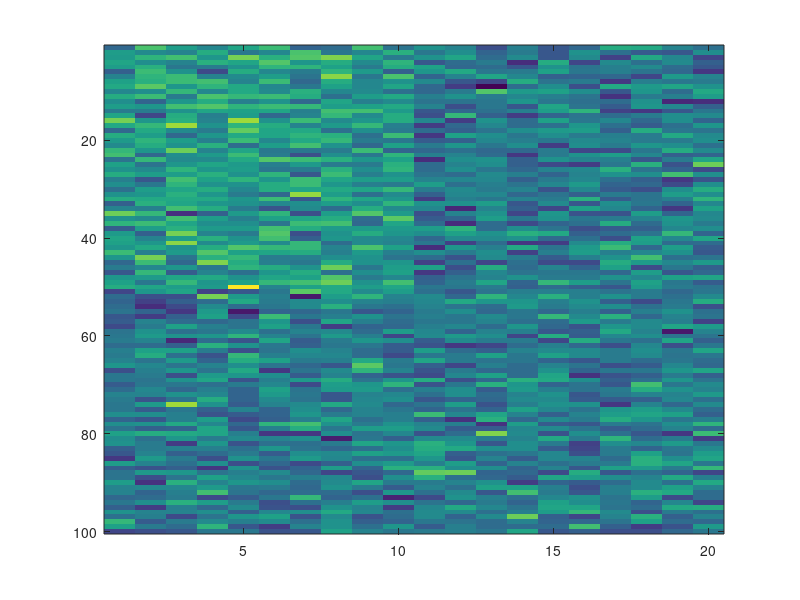
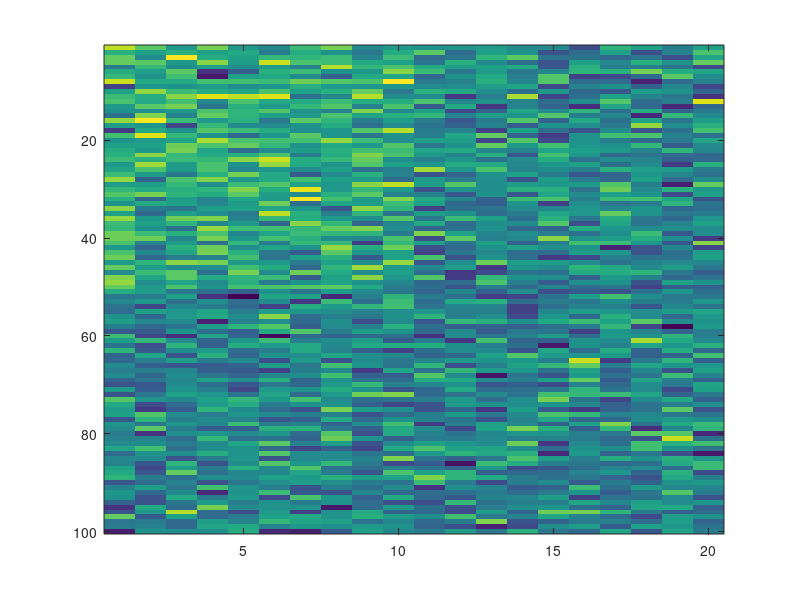

Recreate these plots in MATLAB, in order.
%% Project Setup Demo
% The trickiest part of using this toolbox, as with most projects, is the
% organization and set up. Here, we'll start from scratch and set things up
% for a fake analysis. After we do, we'll be able to run Lasso,
% Searchlight, and SOS Lasso without doing much work at all.

%% The data
% The fMRI data should be formatted so that each row is a training
% _example_, and the columns are the _features_ that express each example.
% An _example_ might correspond to the activation over voxels at a
% particular point in time, the beta values or t-values resulting from an
% initial univariate model of a design matrix convolved with an HRF, or
% anything else you like. Each feature, for our purposes, is a voxel. 
%
% * This matrix can be named whatever you like.
% * It must be saved in a .mat file, either on it's own or along with other
%   variables.
% * The .mat file itself can be named whatever you like, with the one
%   constraint that *WholeBrain_MVPA* will expect a subject number to be
%   present somewhere in the filename.
% * Numbers can be zero padded.
%
% In this demo, we'll call the matrix |X|, which will be the only variable we save to the .mat file.
%
% Imagine a study with 100 unique items, sampled equally from two
% categories or belonging to two experimental conditions. Further, imagine that
% there are 1,000 voxels in the cortex of this subject.
%
% Let |y| represent the category or condition labels of the items. This is
% the target structure that we will be modelling based on the data in |X|.
% Since all methods in this package are binary classifiers, |y| should be
% binary. We'll make |y| dependent on independent contributions from 10
% voxels.

nitems = 100;
nvoxels = 1000;
y = (1:100 <= 50)';

%% Targets metadata.targets
% Information about targets (i.e., possible y vectors) should be stored in a
% structure with 5 required fields:
% 
% # |label|
% # |type|
% # |targets|
% # |sim_source|
% # |sim_metric|
%
% Only the first three are relevant for classification analyses, but all
% must be present.

TARGETS(1) = struct(...
  'label','faces',...
  'type','category',...
  'target',y, ...
  'sim_source',[],'sim_metric',[]);
TARGETS(2) = struct(...
  'label','places',...
  'type','category',...
  'target',~y, ...
  'sim_source',[],'sim_metric',[]);

%% Cross-validation
% Next, we'll define indexes for cross validation. A single
% cross-validation _scheme_ is a vector, containing the whole-numbers |1:k|,
% where |k| is the number of cross validation folds. 
% 
% The Matlab function |cvpartition|, which belongs to the Statistics Toolbox,
% is very helpful for generating cross-validation schemes. One of the major
% advantages of using |cvpartition| is that, if you give it a categorical
% target structure as its first argument, it will pick |k| holdout sets
% where each set has a balanced sample of each category.
%
% For example, try:
%
%   y = repmat((1:3)', 20, 1);
%   c = cvpartition(y, 'kfold', 10);
%   disp(c);
%   for i = 1:10
%       z = test(c, i);
%       disp('Holdout index:');
%       disp(find(z)');
%       tabulate(y(z));
%       fprintf('\n\n');
%   end
%
% You can pre-specify multiple cross-validation schemes. If you specify
% more than one, each individual scheme will be a column in a matrix. When
% defining your analysis, you will provide a |cvscheme|, which will simply
% be a column-index into this matrix you are defining.
%
% For example, let's set up 10 cross validation schemes, each defining a
% different data partition for 10-fold cross validation.
nschemes = 10;
nfolds = 10;
SCHEMES = zeros(nitems, nschemes);
for iScheme = 1:nschemes
    c = cvpartition(y,'KFold', nfolds);
    for iFold = 1:nfolds
        SCHEMES(:,iScheme) = SCHEMES(:,iScheme) + (test(c, iFold) * iFold);
    end
end

%% Filters
% You may want to be able to select/exclude subsets of voxels and items without
% needed to make multiple copies of the data. By specifying filters, you can
% pre-specify these subsets and apply them programmatically.
%
% A filter is represented as a structure with 3 required fields:
%
% # |label| - names the filter so that it can be easily referenced.
% # |dimension| - encodes whether the filter applies to rows (1) or
% columns (2) of X.
% # |filter| - a binary vectory that represents the filter
% itself.
%
% Here, lets set up (totally arbitrarily) two filters. The first will
% define a region of interest and the second will exclude outliers.
z = [true(500,1);false(9500,1)];
FILTERS(1) = struct('label','ROI01', 'dimension', 2, 'filter', z);
z = [true(98,1);false(2,1)];
FILTERS(2) = struct('label','GoodRows', 'dimension', 1, 'filter', z);

%% Coordinates
% Up to this point, we've considered our data strictly as a matrix, with
% rows as examples and columns as features. Of course, voxels exist in
% space, and in order to ultimately map weight vectors or information maps
% back into a brain-space for visualization, you'll need to know the
% coordinate of each voxel.
%
% Like filters, coordinates are represented in a structure that allows
% descriptive labeling, and also allows you to store the three
% index/coordinate types that AFNI will output (via *3dMaskDump*):
% 
% * |ind| - 1-dimensional index.
% * |ijk| - the integer-valued data-space coordinates.
% * |xyz| - the "real world" decimal valued coordinates (in _mm_).
% 
% Something a bit awkward and idiosyncratic about the coordinate structure
% is that the field that functions the same as |label| so many other places
% in the metadata structure is, here, called |orientation|. This is because
% I figured the only reason one would have multiple coordinate spaces
% per subject is to represent the result of multiple warps. Each coordinate
% space resulting from a warp, in AFNI parlance, is an orientation. So,
% that is the etymology of the |orientation| label.
%
% That all being said, I've been meaning to rename |orientation| to |label|
% for ages for the sake of internal consistency, and because
% *WholeBrain_MVPA* does not do anything special behind the scenes with the
% field. It is treated exactly as values in the |label| field are treated
% elsewhere. Which means there is nothing special about using _orig_ or
% _tlrc_ as values for the orientation field. (If there is part of the code
% the breaks if you don't use _orig_ or _tlrc_, that would qualify as a
% bug!)
% 

ind = (1:nvoxels)';
ijk = [(1:nvoxels)',ones(nvoxels,1),ones(nvoxels,1)];
xyz = bsxfun(@minus, ijk, [nvoxels/2, 1, 1]);

COORDS(1) = struct('orientation','orig','ind',ind,'ijk',ijk,'xyz',xyz);
COORDS(2) = struct('orientation','tlrc','ind',ind,'ijk',ijk,'xyz',xyz);

%% Putting it all together
% The metadata object compiles these three items, along with a couple other
% bits of information, into a single structure. The metadata structure has
% several required fields:
% 
% * |subject| - A numeric* subject ID.
% * |targets| - Which will contain something like the |TARGETS| structure
% defined above.
% * |filters| - Which will contain something like the |FILTERS| structure
% defined above.
% * |coords| - Which will contain something like the |COORDS| structure
% defined above.
% * |cvind| - Which will contain something like the |SCHEMES| matrix
% defined above.
% * |nrow| - The number of rows in the data matrix for this subject (before
% applying any of the filters contained in |metadata(s).filters|).
% * |ncol| - The number of columns in the data matrix for this subject (before
% applying any of the filters contained in |metadata(s).filters|).
% 
% There will be a metadata structure for each subject, compiled into a
% structured array. Although in the example below subjects 100 and 101 are
% the same aside from their subject numbers, in practice they could be
% given different information.

% Subject 100
metadata(1).subject = 100;
metadata(1).targets = TARGETS;
metadata(1).filters = FILTERS;
metadata(1).coords = COORDS;
metadata(1).cvind = SCHEMES;
metadata(1).nrow = nitems;
metadata(1).ncol = nvoxels;

% Subject 101
metadata(2).subject = 101;
metadata(2).targets = TARGETS;
metadata(2).filters = FILTERS;
metadata(2).coords = COORDS;
metadata(2).cvind = SCHEMES;
metadata(2).nrow = nitems;
metadata(2).ncol = nvoxels;

%% Save the data to disk
% Despite having data and metadata organized properly in memory, before working
% with *WholeBrain_MVPA* we need to write the data to disk. The reason for this
% is that *WholeBrain_MVPA* is not written to be used interactively, but rather
% to facilitate to use in headless, batch applications particularly on
% distributed computing systems. *WholeBrain_MVPA* accepts paths to files on
% disk, as well as many other parameters.
% The data and metadata should be saved to a central location where it can be
% easily referenced.
% These files can be named whatever you like. You will be referencing them with
% explicit paths, and *WholeBrain_MVPA* does not make any assumptions about them.
% The program does assume that the *variable* names are X and metadata, but
% this default can be overwritten with certain parameters to *WholeBrain_MVPA*
% (data_var and metadata_var) if you prefer another convention.
subjects = [metadata.subject];
datadir = './shared';
if ~exist(datadir,'dir')
    mkdir(datadir);
end
for iSubj = 1:2
	s = subjects(iSubj);
  
    X = randn(nitems, nvoxels);
%   X = randn(nitems, nvoxels);
    X(1:50,1:10) = X(1:50,1:10) + 1;
    filename = sprintf('s%03d.mat', s);
    filepath = fullfile(datadir,filename);
    save(filepath, 'X');
    figure(iSubj)
    imagesc(X(:,1:20));
end

save(fullfile(datadir,'metadata.mat'), 'metadata');

%% Conclusion
% Setting up the metadata structure can be a bit of a hassle, and is by
% its nature labor intensive. It is important to take great care when
% setting it up, because the metadata structure is the primary
% data structure that *WholeBrain_MVPA* will reference when attempting to
% run analyses.
%
% The good news is, that you do not need to set it up anew for every
% analysis. On the contrary, in an ideal world you should only need to
% specify the metadata structure one time per project, unless new filters,
% targets, or coordinates become necessary, or the underlying data matrices
% themselves change in some way.
%
% Once the metadata structure is defined and saved to the hard-drive, we
% can get on with the more interesting work of specifying anayses.


